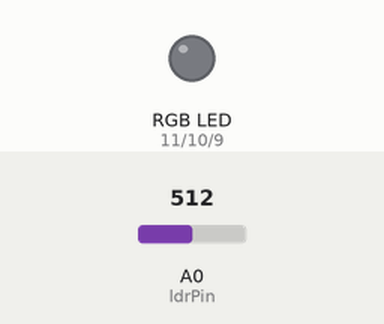
Bench run of a sketch on a simulated Arduino Uno, built with avr-gcc and run on an emulated ATmega328P. On the bench: an RGB LED mixed from three pins (HIGH = lit). The test bench sets the inputs (shaded band); at power-on: A0 (ldrPin) = 512. Dim RGB values are drawn brighter than linear.

Above: at 1.2 s.
1.3 s: A0 (ldrPin) set to 590
2.8 s: A0 (ldrPin) set to 609
At 3.31 s:
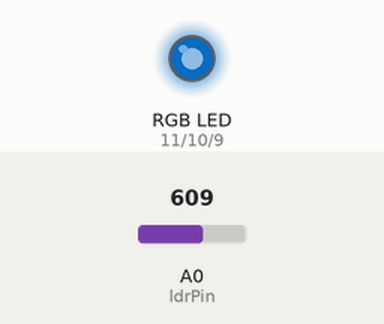
At 14.0 s:
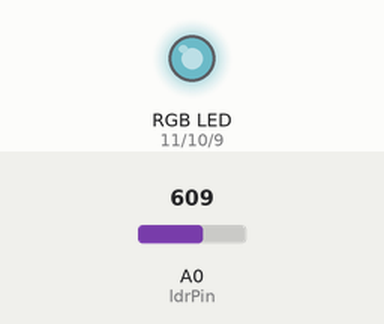
Timing chart, 0 to 16.8 s (numbered marks = the images above; inputs shaded):
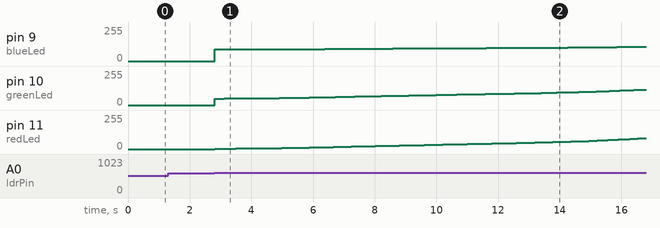

The sketch:

MoodLamp.ino
```cpp
/* Creation Crate Mood Lamp
This lamp smoothly cycles through a colour spectrum.
Colour Equations (we'll be using these later):
Red = sin(x)
Green = sin(x + PI/3)
Blue = sin(x+ 2PI/3)
These equations are how the program will calculate the brightness of
the LEDs.

Step 1: Input User Defined Variables
Think of variables like containers - they're used to store information. */

//This value controls how fast the mood lamp runs. You can replace this with any whole number.
int pulseSpeed = 5;

//These are the pins we are using with the UNO R# (Arduino-compatible). You can see the numbers on the board itself.
int ldrPin = 0; //LDR in Analog Input 0 to read the surrounding light.
int redLed = 11; // red LED in Digital Pin 11.
int greenLed = 10; //green LED in Digital Pin 10.
int blueLed = 9; //blue LED in Digital Pin 9

int ambientLight; //This variable stores the value of the light in the room
int power = 150; //This variable controls the brightness of the lamp (2-255).
float RGB[3]; //This is an array. It can hold 3 values: one for each of the three LEDs

/* We will be using the variable alot */
float convertPiToDegrees = 180/PI;

/* Step 2: Create Setup Loop
This 'loop' is not really a loop. It runs once in the beginning to create
the default values for our LEDs. */

void setup () {
// This tells the UNO R3 to send data out to the LEDs.
    pinMode (redLed, OUTPUT);
    pinMode (greenLed, OUTPUT);
    pinMode (blueLed, OUTPUT);

// This sets all the outputs (LEDs) to low (as in off), so that they do not turn on during startup.
    digitalWrite (redLed, LOW);
    digitalWrite (greenLed, LOW);
    digitalWrite (blueLed, LOW);
}

/* Step 3: Create Main Loop
The previous sections are where we set up the variables. This section is
where we put them to work! This part of the program is a 'loop'. It
repeats itself over and over again, making a small change in the brightness of the LEDs each time - this creates a smooth transition in
colour. */
void loop () {
    for (float x = 0; x < PI; x = x + 0.00001) {
        // Red LED
        RGB[0] = power * abs(sin(x * convertPiToDegrees));
        // Green LED
        RGB[1] = power * abs(sin((x + PI/3) * convertPiToDegrees));
        // Blue LED
        RGB[2] = power * abs(sin((x + (2 * PI))/3 * convertPiToDegrees));

        // This reads the light in the room and stores it as a number.
        ambientLight = analogRead(ldrPin);

        // This 'if statement' will make the lamp turn on only if it is dark. The darker it is, the higher the number.
        if (ambientLight > 600) {
            // These 'analogWrite' statements will send the values calculated above to the LEDs.
            analogWrite (redLed, RGB[0]);
            analogWrite (greenLed, RGB[1]);
            analogWrite (blueLed, RGB[2]);
        }
        // This 'else statement' will only activate to turn off the leds.
        else {
           digitalWrite (redLed, LOW);
            digitalWrite (greenLed, LOW);
            digitalWrite (blueLed, LOW);
        }

        // This loop calculates the delay for each colour depending on its current brightness. Brighter LEDs will change colour slower and vice versa.
        for (int i = 0; i < 3; i++) {
            if (RGB[i] < 1) {
                delay (20 * pulseSpeed);
            } else if (RGB[i] < 5) {
                delay (10 * pulseSpeed);
            } else if (RGB[i] < 10) {
                delay (2 * pulseSpeed);
            } else if (RGB[i] < 100) {
                delay (1 * pulseSpeed);
            } else {
                // Blank else statement is a failsafe mechanism, prevents program from generating errors when calculating delays
            }
        }

        // This delay gives the light dependent resistor time to settle and give accurate readings.
        delay(1);
    }
}
```

Measured:
- the behaviour switches between 600 and 601 on A0 (ldrPin) (found by bisection; images 0 and 1)
- after the input at 1.3 s, every drawn part: stays the same
- after the input at 2.8 s, pin 9 (blueLed): moves from 0/255 to 108/255 over 13.7 s, starting at once; pin 10 (greenLed): moves from 0/255 to 116/255 over 13.9 s, starting at once; pin 11 (redLed): moves from 0/255 to 81/255 over 13.9 s, starting at once
